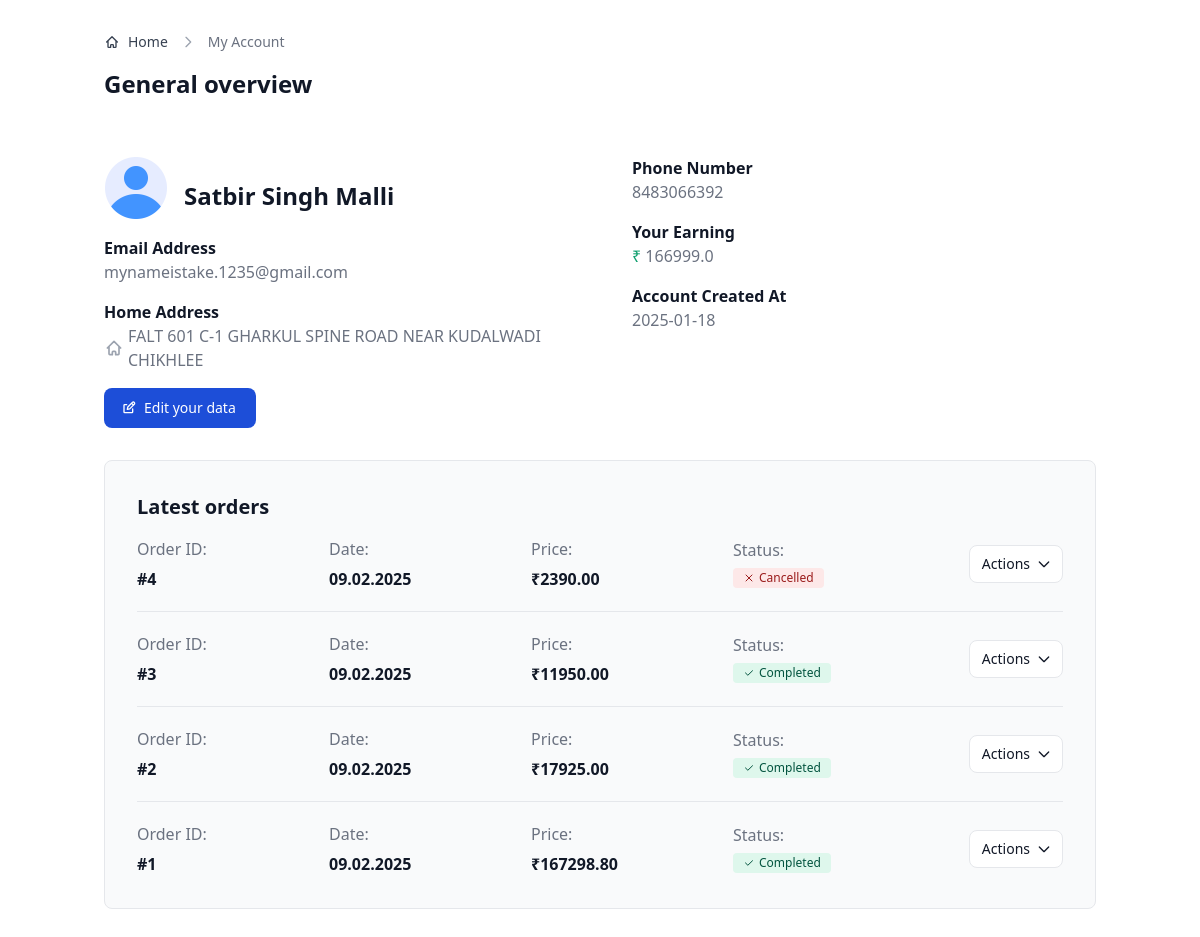
Screenshot of /account (signed in) with the database file from the repository.
### app.py (models this page shows)
class UserDatabase(db.Model, UserMixin):
    __tablename__ = "user_database"  # Explicit table name
    id = db.Column(db.Integer, primary_key=True)
    first_name = db.Column(db.String(150), nullable=False)
    last_name = db.Column(db.String(150), nullable=False)
    phone_number = db.Column(db.String(10), nullable=False)
    address = db.Column(db.String(150), nullable=False)
    email = db.Column(db.String(150), nullable=False, unique=True)
    password = db.Column(db.String(150), nullable=False)
    is_seller = db.Column(db.Boolean, default=False)
    is_admin = db.Column(db.Boolean, default=False)
    is_active = db.Column(db.Boolean, default=True)
    is_banned = db.Column(db.Boolean, default=False)
    created_at = db.Column(db.DateTime, default=datetime.now(timezone("Asia/Kolkata")))
    earning = db.Column(db.Float, default=0)
    cart_items = db.relationship("CartItem", backref="user", lazy=True)
    orders = db.relationship("Order", backref="user", lazy=True)
    reviews = db.relationship("Review", backref="user", lazy=True)

class Order(db.Model):
    __tablename__ = "order"
    id = db.Column(db.Integer, primary_key=True)
    user_id = db.Column(db.Integer, db.ForeignKey("user_database.id"), nullable=False)
    total_price = db.Column(db.Float, nullable=False)
    status = db.Column(db.String(50), default="Pending")
    created_at = db.Column(
        db.DateTime,
        default=lambda: datetime.now(timezone("Asia/Kolkata")),
        nullable=False,
    )

### app.py (the view, shortened to what this page needs)
@app.route("/account", methods=["GET", "POST"])
@login_required
def account():
    print(f"User Orders: {current_user.orders}")
    return render_template("user/account.html", user=current_user)

### app.py (called while the page is built)
@login_manager.user_loader
def load_user(user_id):
    return UserDatabase.query.get(int(user_id))

@app.template_filter("slice")
def slice_filter(iterable, limit):
    return list(iterable)[:limit]

@app.context_processor
def inject_cart_data():
    cart_items = []
    cart_count = 0
    if current_user.is_authenticated:
        cart_items = CartItem.query.filter_by(user_id=current_user.id).all()
        cart_count = sum(item.quantity for item in cart_items)
    return dict(cart_items=cart_items, cart_count=cart_count)

### templates/user/account.html (shortened to what this page needs)
<!DOCTYPE html>
<html lang="en">
  <head>
    <link
      rel="stylesheet"
      href="{{url_for('static',filename='dist/css/output.css')}}"
    />
  </head>
  <body>
    <section class="bg-white py-8 antialiased dark:bg-gray-900 md:py-8">
      <div class="mx-auto max-w-screen-lg px-4 2xl:px-0">
        <nav class="mb-4 flex" aria-label="Breadcrumb">
          <ol
            class="inline-flex items-center space-x-1 md:space-x-2 rtl:space-x-reverse"
          >
            <li class="inline-flex items-center">
              <a
                href="{{url_for('home')}}"
                class="inline-flex items-center text-sm font-medium text-gray-700 hover:text-primary-600 dark:text-gray-400 dark:hover:text-white"
              >
                Home
              </a>
            </li>
            <li aria-current="page">
              <div class="flex items-center">
                <svg
                  class="mx-1 h-4 w-4 text-gray-400 rtl:rotate-180"
                  aria-hidden="true"
                  xmlns="http://www.w3.org/2000/svg"
                  width="24"
                  height="24"
                  fill="none"
                  viewBox="0 0 24 24"
                >
                  <path
                    stroke="currentColor"
                    stroke-linecap="round"
                    stroke-linejoin="round"
                    stroke-width="2"
                    d="m9 5 7 7-7 7"
                  />
                </svg>
                <span
                  class="ms-1 text-sm font-medium text-gray-500 dark:text-gray-400 md:ms-2"
                  >My Account</span
                >
              </div>
            </li>
          </ol>
        </nav>
        <h2
          class="mb-4 text-xl font-semibold text-gray-900 dark:text-white sm:text-2xl md:mb-6"
        >
          General overview
        </h2>
        <div class="py-4 md:py-8">
          <div class="mb-4 grid gap-4 sm:grid-cols-2 sm:gap-8 lg:gap-16">
            <div class="space-y-4">
              <div class="flex space-x-4">
                <img
                  class="h-16 w-16 rounded-lg"
                  src="{{url_for('static',filename='dist/images/user.png')}}"
                  alt="Helene avatar"
                />
                <div>
                  <span
                    class="mb-2 inline-block rounded px-2.5 py-0.5 text-xs font-medium text-primary-800 dark:bg-primary-900 dark:text-primary-300"
                  >
                  </span>
                  <h2
                    class="flex items-center text-xl font-bold leading-none text-gray-900 dark:text-white sm:text-2xl"
                  >
                    {{user.first_name}} {{user.last_name}}
                  </h2>
                </div>
              </div>
              <dl class="">
                <dt class="font-semibold text-gray-900 dark:text-white">
                  Email Address
                </dt>
                <dd class="text-gray-500 dark:text-gray-400">{{user.email}}</dd>
              </dl>
              <dl>
                <dt class="font-semibold text-gray-900 dark:text-white">
                  Home Address
                </dt>
                <dd
                  class="flex items-center gap-1 text-gray-500 dark:text-gray-400"
                >
                  {{user.address}}
                </dd>
              </dl>
            </div>
            <div class="space-y-4">
              <dl>
                <dt class="font-semibold text-gray-900 dark:text-white">
                  Phone Number
                </dt>
                <dd class="text-gray-500 dark:text-gray-400">
                  {{user.phone_number}}
                </dd>
              </dl>
              <dl>
                <dt class="font-semibold text-gray-900 dark:text-white">
                  Your Earning
                </dt>
                <dd class="text-gray-500 dark:text-gray-400">
                  {% if user.is_seller %}
                  <span class="text-green-500">₹</span>
                  {{user.earning}} {% else %} Become a seller to earn {% endif
                  %}
                </dd>
              </dl>
              <dl>
                <dt class="font-semibold text-gray-900 dark:text-white">
                  Account Created At
                </dt>
                <dd class="text-gray-500 dark:text-gray-400">
                  {{user.created_at.strftime('%Y-%m-%d')}}
                </dd>
              </dl>
            </div>
          </div>
          <button
            type="button"
            data-modal-target="accountInformationModal2"
            data-modal-toggle="accountInformationModal2"
            class="inline-flex w-full items-center justify-center rounded-lg bg-primary-700 px-5 py-2.5 text-sm font-medium text-white hover:bg-primary-800 focus:outline-none focus:ring-4 focus:ring-primary-300 dark:bg-primary-600 dark:hover:bg-primary-700 dark:focus:ring-primary-800 sm:w-auto"
          >
            Edit your data
          </button>
        </div>
        <div
          class="rounded-lg border border-gray-200 bg-gray-50 p-4 dark:border-gray-700 dark:bg-gray-800 md:p-8"
        >
          <h3 class="mb-4 text-xl font-semibold text-gray-900 dark:text-white">
            Latest orders
          </h3>
          {% if user.orders %} {% for order in
          user.orders|sort(attribute='created_at', reverse=True)|slice(4) %}
          <div
            class="flex flex-wrap items-center gap-y-4 {% if not loop.last %}border-b border-gray-200 pb-4 dark:border-gray-700 md:pb-5{% endif %} {% if not loop.first %}pt-4 md:pt-5{% endif %}"
          >
            <dl class="w-1/2 sm:w-48">
              <dt
                class="text-base font-medium text-gray-500 dark:text-gray-400"
              >
                Order ID:
              </dt>
              <dd
                class="mt-1.5 text-base font-semibold text-gray-900 dark:text-white"
              >
                <a href="#" class="hover:underline">#{{ order.id }}</a>
              </dd>
            </dl>
            <dl class="w-1/2 sm:w-1/4 md:flex-1 lg:w-auto">
              <dt
                class="text-base font-medium text-gray-500 dark:text-gray-400"
              >
                Date:
              </dt>
              <dd
                class="mt-1.5 text-base font-semibold text-gray-900 dark:text-white"
              >
                {{ order.created_at.strftime('%d.%m.%Y') }}
              </dd>
            </dl>
            <dl class="w-1/2 sm:w-1/5 md:flex-1 lg:w-auto">
              <dt
                class="text-base font-medium text-gray-500 dark:text-gray-400"
              >
                Price:
              </dt>
              <dd
                class="mt-1.5 text-base font-semibold text-gray-900 dark:text-white"
              >
                ₹{{ "%.2f"|format(order.total_price) }}
              </dd>
            </dl>
            <dl class="w-1/2 sm:w-1/4 sm:flex-1 lg:w-auto">
              <dt
                class="text-base font-medium text-gray-500 dark:text-gray-400"
              >
                Status:
              </dt>
              <dd
                class="mt-1.5 inline-flex items-center rounded px-2.5 py-0.5 text-xs font-medium {% if order.status == 'Completed' %} bg-green-100 text-green-800 dark:bg-green-900 dark:text-green-300 {% elif order.status == 'Cancelled' %} bg-red-100 text-red-800 dark:bg-red-900 dark:text-red-300 {% else %} bg-yellow-100 text-yellow-800 dark:bg-yellow-900 dark:text-yellow-300 {% endif %}"
              >
                {% if order.status == 'Completed' %}
                <svg
                  class="me-1 h-3 w-3"
                  aria-hidden="true"
                  xmlns="http://www.w3.org/2000/svg"
                  fill="none"
                  viewBox="0 0 24 24"
                >
                  <path
                    stroke="currentColor"
                    stroke-linecap="round"
                    stroke-linejoin="round"
                    stroke-width="2"
                    d="M5 11.917 9.724 16.5 19 7.5"
                  />
                </svg>
                {% elif order.status == 'Cancelled' %}
                <svg
                  class="me-1 h-3 w-3"
                  aria-hidden="true"
                  xmlns="http://www.w3.org/2000/svg"
                  fill="none"
                  viewBox="0 0 24 24"
                >
                  <path
                    stroke="currentColor"
                    stroke-linecap="round"
                    stroke-linejoin="round"
                    stroke-width="2"
                    d="M6 18 17.94 6M18 18 6.06 6"
                  />
                </svg>
                {% endif %} {{ order.status }}
              </dd>
            </dl>
            <div
              class="w-full sm:flex sm:w-32 sm:items-center sm:justify-end sm:gap-4"
            >
              <button
                id="actionsMenuDropdownModal{{ order.id }}"
                data-dropdown-toggle="dropdownOrderModal{{ order.id }}"
                type="button"
                class="flex w-full items-center justify-center rounded-lg border border-gray-200 bg-white px-3 py-2 text-sm font-medium text-gray-900 hover:bg-gray-100 hover:text-primary-700 focus:z-10 focus:outline-none focus:ring-4 focus:ring-gray-100 dark:border-gray-600 dark:bg-gray-800 dark:text-gray-400 dark:hover:bg-gray-700 dark:hover:text-white dark:focus:ring-gray-700 md:w-auto"
              >
                Actions
                <svg
                  class="-me-0.5 ms-1.5 h-4 w-4"
                  aria-hidden="true"
                  xmlns="http://www.w3.org/2000/svg"
                  fill="none"
                  viewBox="0 0 24 24"
                >
                  <path
                    stroke="currentColor"
                    stroke-linecap="round"
                    stroke-linejoin="round"
                    stroke-width="2"
                    d="m19 9-7 7-7-7"
                  />
                </svg>
              </button>
            </div>
          </div>
          {% endfor %} {% endif %}
        </div>
      </div>
    </section>
  </body>
</html>

### rows the page displays
UserDatabase: first_name "Satbir Singh", last_name "Malli", email "mynameistake.1235@gmail.com", address "FALT 601 C-1 GHARKUL SPINE ROAD NEAR KUDALWADI CHIKHLEE", phone_number "8483066392", earning "166999.0", created_at "2025-01-18"
Order: id "4", created_at "09.02.2025", total_price "2390.00", status "Cancelled"
Order: id "3", created_at "09.02.2025", total_price "11950.00", status "Completed"
Order: id "2", created_at "09.02.2025", total_price "17925.00", status "Completed"
Order: id "1", created_at "09.02.2025", total_price "167298.80", status "Completed"
